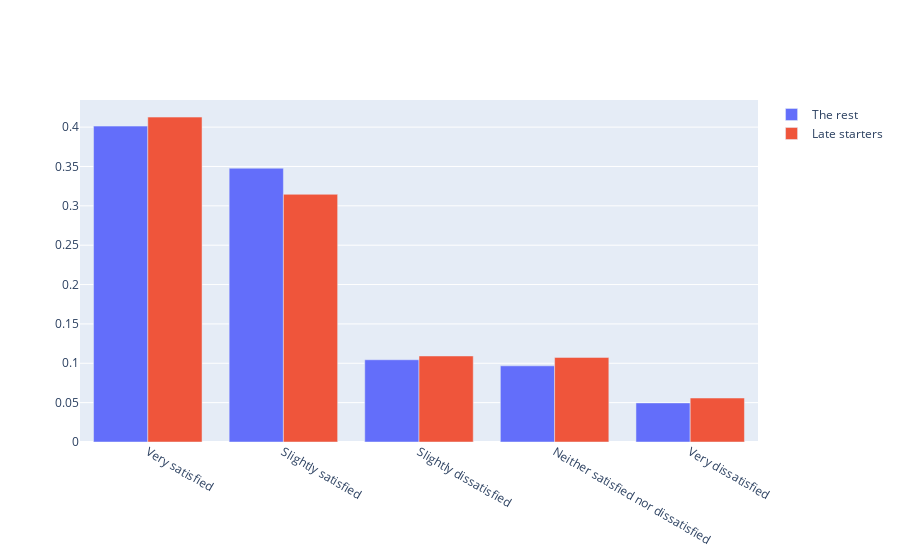

The notebook cell saved with this chart:
### Code cell
fig = go.Figure(data=[
    go.Bar(name='The rest', x=df_rest['CareerSat'].value_counts(normalize=True).index.tolist(), y=df_rest['CareerSat'].value_counts(normalize=True)),
    go.Bar(name='Late starters', x=df_ls['CareerSat'].value_counts(normalize=True).index.tolist(), y=df_ls['CareerSat'].value_counts(normalize=True))
])
# Change the bar mode
fig.update_layout(barmode='group')
fig.show()

### Figure 1 — Plotly figure (JSON) as saved in the notebook; plotly's stock layout.template omitted (floating-point values rounded to 4 significant figures)
{"data": [{"name": "The rest", "type": "bar", "x": ["Very satisfied", "Slightly satisfied", "Slightly dissatisfied", "Neither satisfied nor dissatisfied", "Very dissatisfied"], "y": [0.4013, 0.3478, 0.1045, 0.09678, 0.04966]}, {"name": "Late starters", "type": "bar", "x": ["Very satisfied", "Slightly satisfied", "Slightly dissatisfied", "Neither satisfied nor dissatisfied", "Very dissatisfied"], "y": [0.4127, 0.3147, 0.1093, 0.1075, 0.05585]}], "layout": {"barmode": "group"}}
